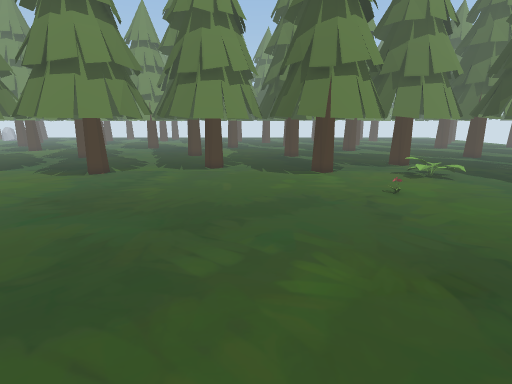
[1] (above)

23 first-person views from a walk through a 3-D level made in the Unity game engine. The camera is 1.5 m above the floor, tilts 14° down and sees 85° across. The floor is counted in squares, 0.5 m on a side. Each view is taken from the middle of a square. On the plan, view 1 faces up. The plan holds only what a view shows up to about 20 squares ahead; the rest is blank. The place goes on beyond the plan.

[2]
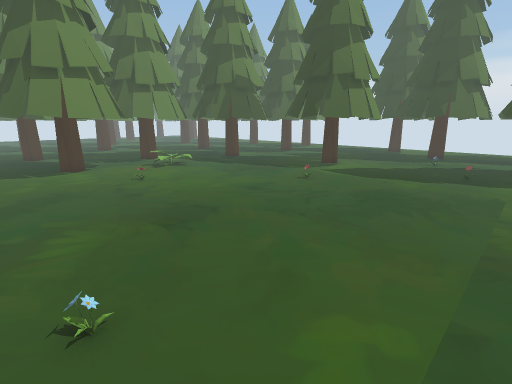

[3]
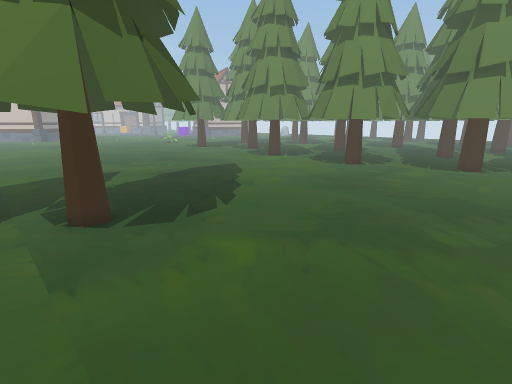

[4]
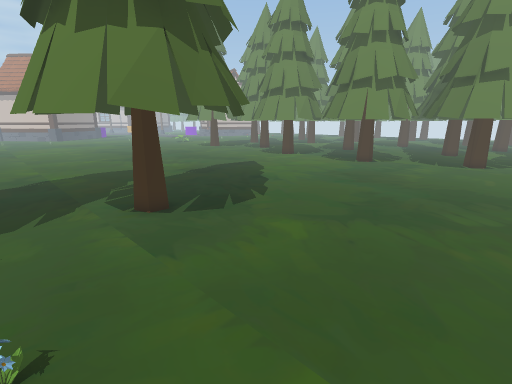

[5]
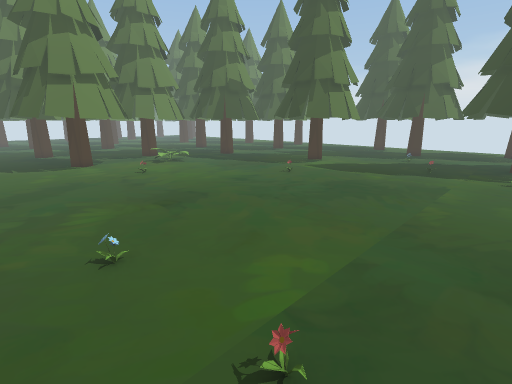

[6]
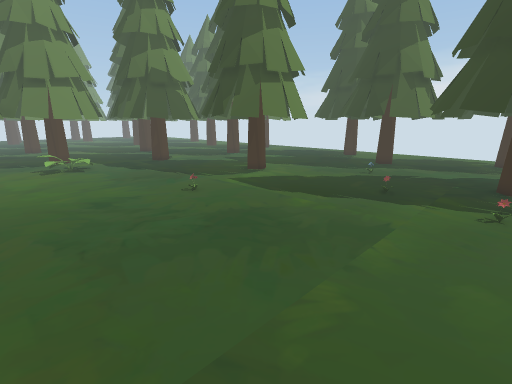

[7]
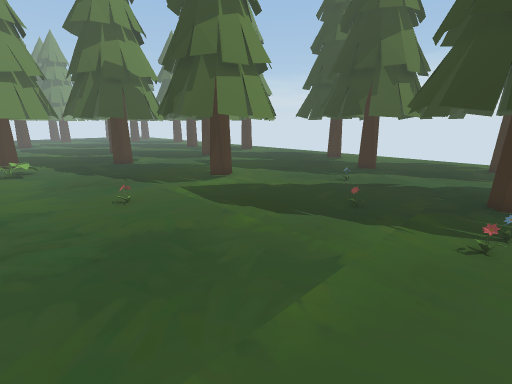

[8]
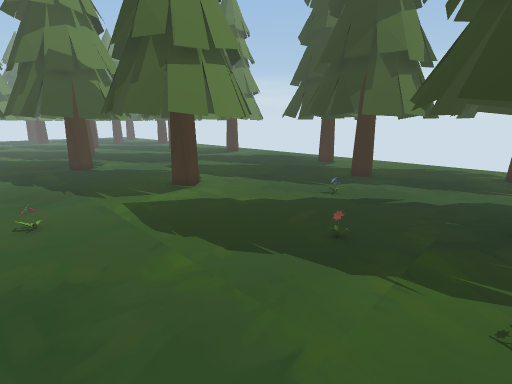

[9]
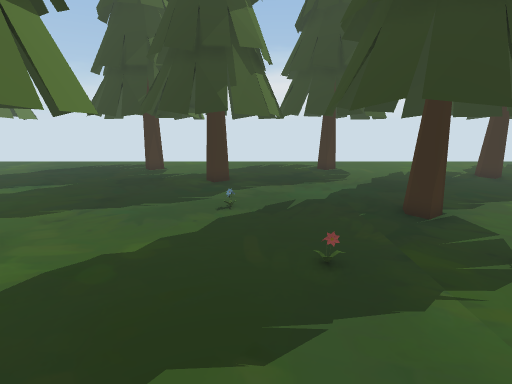

[10]
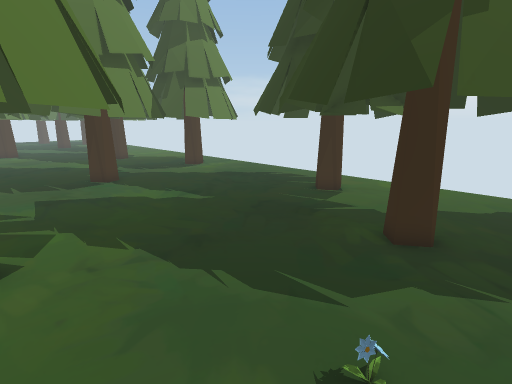

[11]
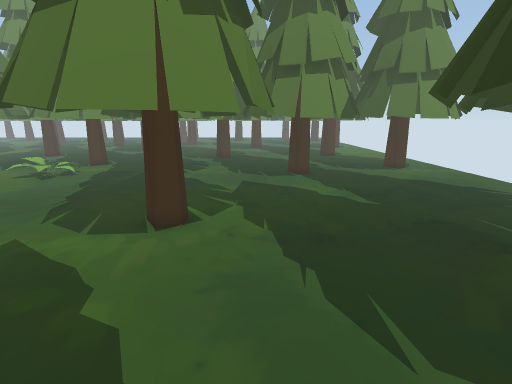

[12]
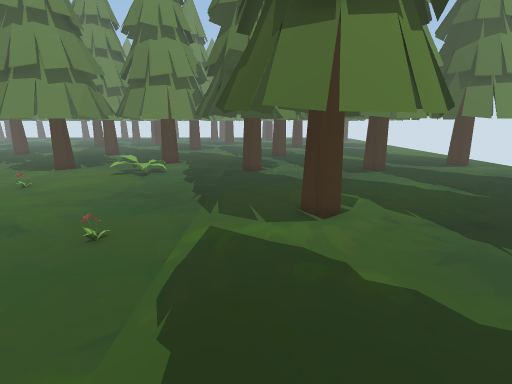

[13]
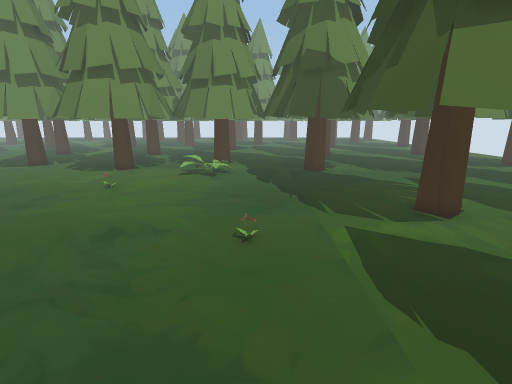

[14]
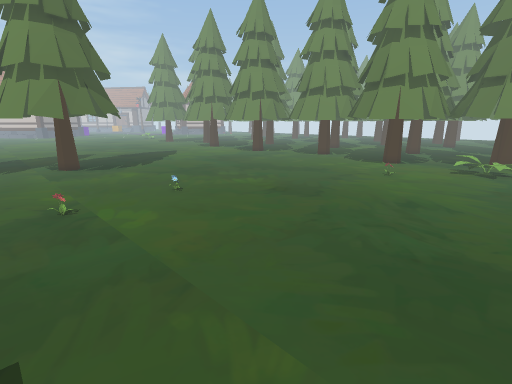

[15]
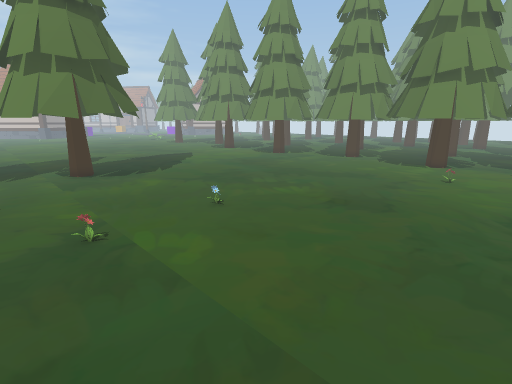

[16]
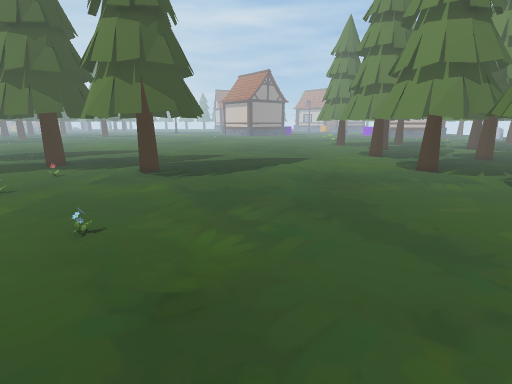

[17]
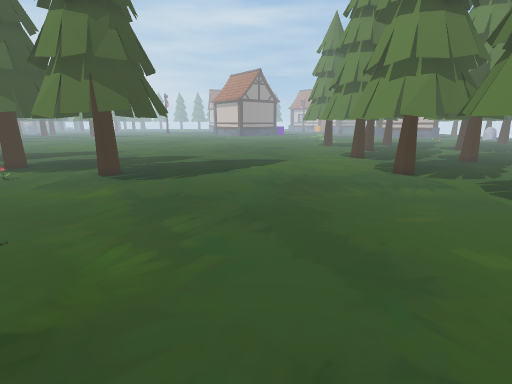

[18]
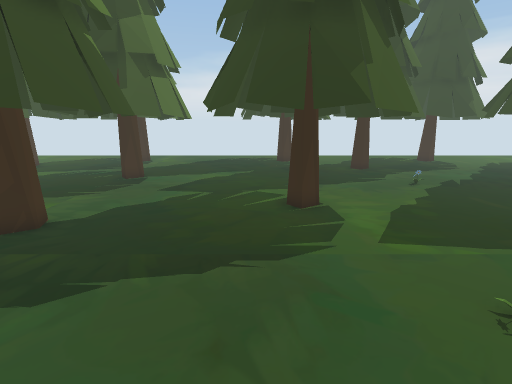

[19]
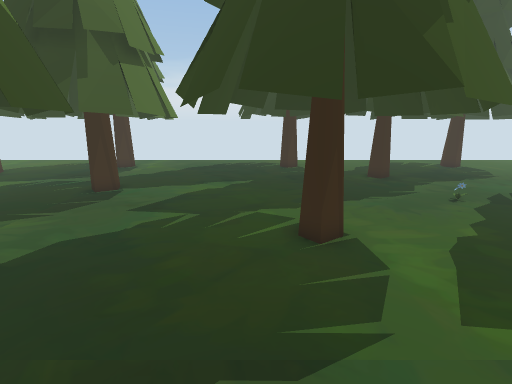

[20]
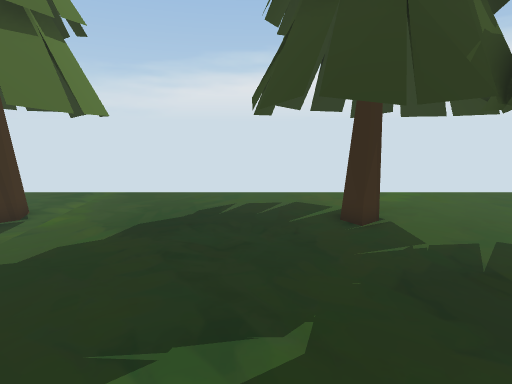

[21]
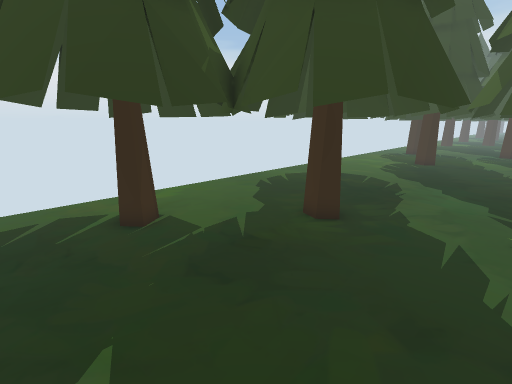

[22]
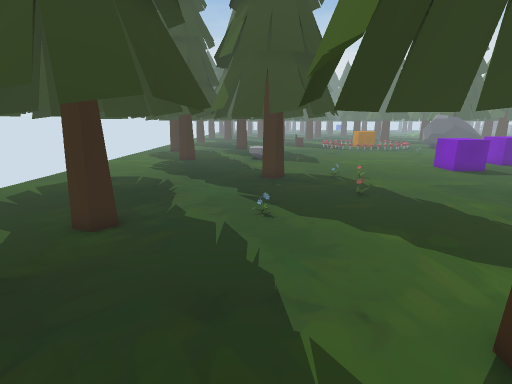

[23]
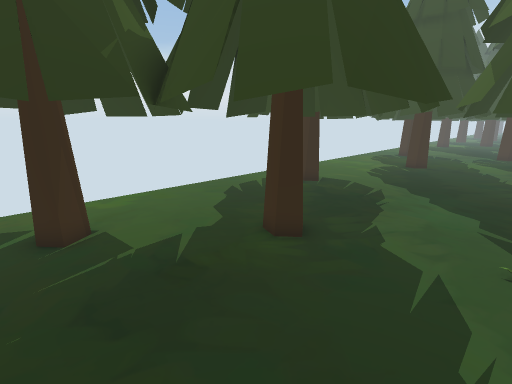

### Floor plan
Key: @ floor where view 1 was taken; . floor; / step, stairs or slope; T tree; F flower; O other object.
Columns run from 13 left of view 1 to 35 right of it. Each row starts with its distance up from view 1.
 20  TT.TT.T   ....T   TT. TT .TT TT  ..T.TTTT   T..
 19 .......T..TT..T..... T....T..............T..TT..
 18 T......T.....TT..TT..TT..TTT......TT...........TT
 17 T..TT.. T...TTT..TT.T.TTTT T.TT...T..TT...T....T
 16 T..T..T.TTTTT.T.....T.O//..T..T..T....T..T.TTTT.
 15  T....T........TT..TT.OO/..T....TT.T....T.......
 14  TTTTT..........TTT...../...TTTTT..TTTTT........
 13  ...............................................
 12  ..................O.............T..............
 11 ..............................TT.TT........T.TT.
 10 ................................................
  9 .............................T..T........T......
  8 .............................T..TT.T.....T..T ..
  7 .............................T.....T.....T..TT..T
  6 ..........................F...T...TT...T.TTT...T
  5 ...............................TTTT.......TT.TTT
  4 .....................................TT..T..TT..
  3 ....T................................T..TT......
  2 ..T.TT..............................F.T.....T...
  1 ..............F.......................T....TT...
  0 T..TT........@.........................TTTTT.T..
 -1 T..TT..T........................F...T......T..T.
 -2 T.....TT.........................T..TT..........
 -3 .T...TT.......F..........................T..TT..
 -4 ..TTTT..........................T..T.....T..T ..T
 -5 ..TT.O...F....................F.O..TT.T...T    TT

Positions as (right, up) in squares from view 1, and headings:
1: (0, 0), facing up
2: (0, -3), facing up-right
3: (0, -3), facing up-left
4: (0, -5), facing up-left
5: (-1, -5), facing up-right
6: (6, -5), facing up-right
7: (9, -5), facing up-right
8: (12, -4), facing up-right
9: (13, 1), facing right
10: (20, 1), facing up-right
11: (22, 0), facing up
12: (17, -1), facing up
13: (13, -1), facing up
14: (12, -5), facing up-left
15: (9, -5), facing up-left
16: (8, 6), facing left
17: (7, 8), facing left
18: (9, 10), facing right
19: (12, 10), facing right
20: (23, 11), facing right
21: (23, 11), facing down-right
22: (23, 11), facing down
23: (23, 9), facing down-right
